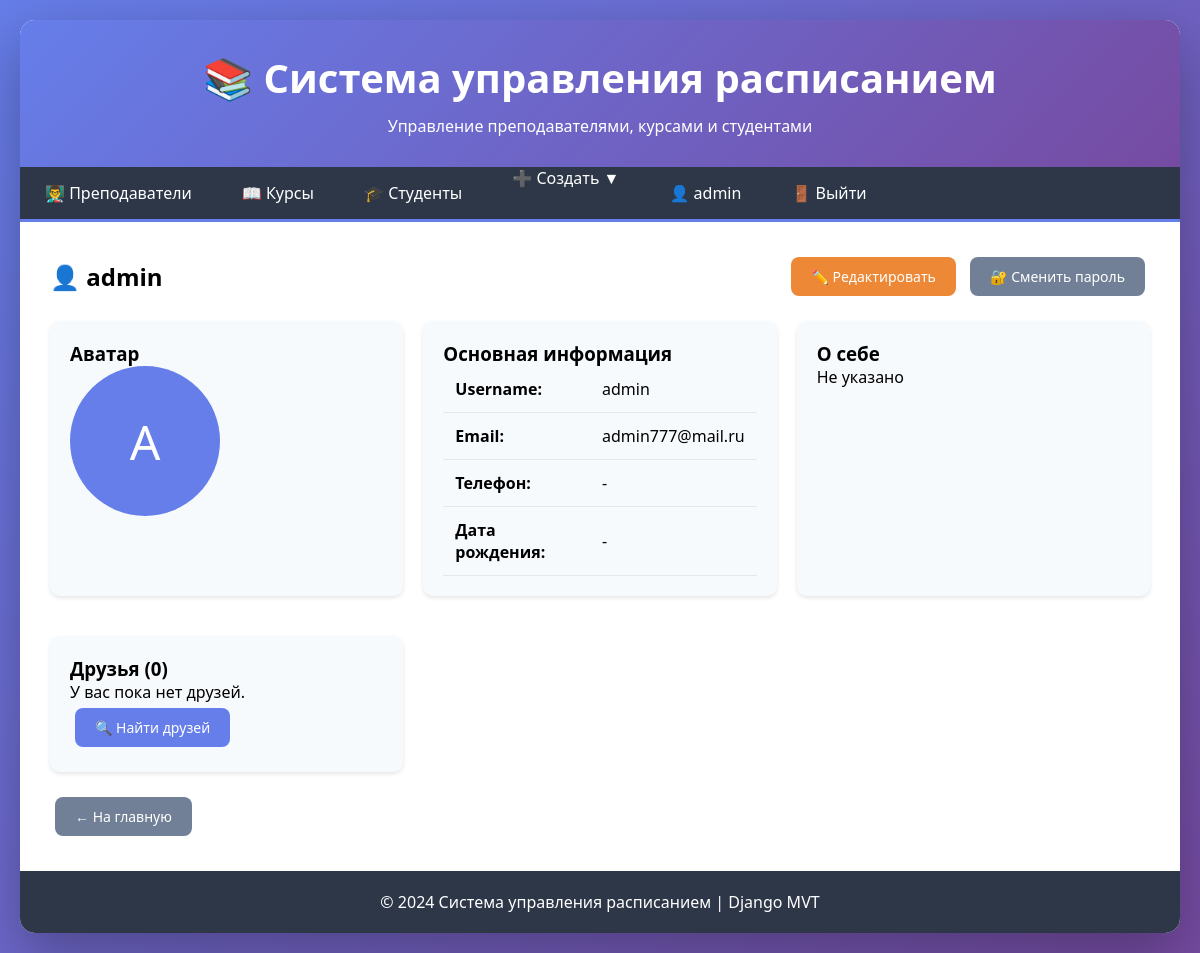
/profile/ (signed in), run on the app's committed database.
### users/models.py (models this page shows, shortened)
class User(AbstractUser):
    phone = models.CharField(max_length=20, verbose_name="Телефон", blank=True, null=True)
    avatar = models.ImageField(upload_to='avatars/', verbose_name="Аватар", blank=True, null=True)
    bio = models.TextField(verbose_name="О себе", blank=True, null=True)
    birth_date = models.DateField(verbose_name="Дата рождения", blank=True, null=True)
    friends = models.ManyToManyField('self', symmetrical=False, blank=True, verbose_name="Друзья")
    class Meta:
        verbose_name = "Пользователь"
        verbose_name_plural = "Пользователи"

### users/views.py (the view)
# urls.py: path('profile/', views.profile, name='profile'),
@login_required
def profile(request):
    return render(request, 'users/profile.html', {'user': request.user})

### users/templates/users/profile.html (shortened to what this page needs)
{% extends 'schedule/base.html' %}
{% load static %}
{% block content %}
<div style="display: flex; justify-content: space-between; align-items: center; flex-wrap: wrap;">
    <h2>👤 {{ user.username }}</h2>
    <div>
        <a href="{% url 'users:profile_edit' %}" class="btn btn-warning">✏️ Редактировать</a>
        <a href="{% url 'users:password_change' %}" class="btn btn-secondary">🔐 Сменить пароль</a>
    </div>
</div>
<div class="grid">
    <div class="card">
        <h3>Аватар</h3>
        {% if user.avatar %}
            <img src="{{ user.avatar.url }}" alt="Avatar" style="max-width: 150px; border-radius: 50%; margin-bottom: 15px;">
        {% else %}
            <div style="width: 150px; height: 150px; background: #667eea; border-radius: 50%; display: flex; align-items: center; justify-content: center; color: white; font-size: 48px; margin-bottom: 15px;">
                {{ user.username|make_list|first|upper }}
            </div>
        {% endif %}
    </div>
    <div class="card">
        <h3>Основная информация</h3>
        <table class="table">
            <tr><th>Username:</th><td>{{ user.username }}</td></tr>
            <tr><th>Email:</th><td>{{ user.email }}</td></tr>
            <tr><th>Телефон:</th><td>{{ user.phone|default:"-" }}</td></tr>
            <tr><th>Дата рождения:</th><td>{{ user.birth_date|date:"d.m.Y"|default:"-" }}</td></tr>
        </table>
    </div>
    <div class="card">
        <h3>О себе</h3>
        <p>{{ user.bio|default:"Не указано" }}</p>
    </div>
    <div class="card">
        <h3>Друзья ({{ user.friends.count }})</h3>
        {% if user.friends.all %}
            <ul style="margin-left: 20px;">
                {% for friend in user.friends.all %}
                    <li>
                        <a href="{% url 'users:user_detail' friend.id %}">{{ friend.username }}</a>
                        <a href="{% url 'users:remove_friend' friend.id %}" style="color: red; margin-left: 10px;">[удалить]</a>
                    </li>
                {% endfor %}
            </ul>
        {% else %}
            <p>У вас пока нет друзей.</p>
        {% endif %}
        <a href="{% url 'users:user_list' %}" class="btn btn-primary">🔍 Найти друзей</a>
    </div>
</div>
<a href="{% url 'schedule:teacher_index' %}" class="btn btn-secondary">← На главную</a>
{% endblock %}

### schedule/templates/schedule/base.html (shortened to what this page needs)
<!DOCTYPE html>
<html lang="ru">
<head>
</head>
<body>
    <div class="container">
        <header class="header">
            <h1>📚 Система управления расписанием</h1>
            <p>Управление преподавателями, курсами и студентами</p>
        </header>
        <nav class="nav">
            <a href="{% url 'schedule:teacher_index' %}">👨‍🏫 Преподаватели</a>
            <a href="{% url 'schedule:course_index' %}">📖 Курсы</a>
            <a href="{% url 'schedule:student_index' %}">🎓 Студенты</a>
            <div class="dropdown">
                <a href="#">➕ Создать ▼</a>
            </div>
            {% if user.is_authenticated %}
                <a href="{% url 'users:profile' %}">👤 {{ user.username }}</a>
                <a href="{% url 'users:logout' %}">🚪 Выйти</a>
            {% else %}
                <a href="{% url 'users:login' %}">🔑 Войти</a>
                <a href="{% url 'users:register' %}">📝 Регистрация</a>
            {% endif %}
        </nav>
        <main class="main">
            {% block content %}
            {% endblock %}
        </main>
        <footer class="footer">
            <p>© 2024 Система управления расписанием | Django MVT</p>
        </footer>
    </div>
</body>
</html>

### schedule/templates/schedule/base.html (style rules this page uses)
* { margin: 0; padding: 0; box-sizing: border-box; }
body { font-family: 'Segoe UI', Tahoma, Geneva, Verdana, sans-serif; background: linear-gradient(135deg, #667eea 0%, #764ba2 100%); min-height: 100vh; padding: 20px; }
.container { max-width: 1400px; margin: 0 auto; background: white; border-radius: 15px; box-shadow: 0 20px 60px rgba(0,0,0,0.3); overflow: hidden; }
.header { background: linear-gradient(135deg, #667eea 0%, #764ba2 100%); color: white; padding: 30px; text-align: center; }
.header h1 { font-size: 2.5em; margin-bottom: 10px; }
.nav { background: #2d3748; padding: 0; display: flex; flex-wrap: wrap; border-bottom: 3px solid #667eea; }
.nav a { color: white; text-decoration: none; padding: 15px 25px; transition: all 0.3s; font-weight: 500; }
.nav .dropdown { position: relative; display: inline-block; }
.main { padding: 30px; min-height: 500px; }
.footer { background: #2d3748; color: white; text-align: center; padding: 20px; }
.btn { display: inline-block; padding: 10px 20px; border: none; border-radius: 8px; cursor: pointer; text-decoration: none; font-size: 14px; transition: all 0.3s; margin: 5px; }
.btn-primary { background: #667eea; color: white; }
.btn-warning { background: #ed8936; color: white; }
.btn-secondary { background: #718096; color: white; }
.card { background: #f7fafc; border-radius: 10px; padding: 20px; margin-bottom: 20px; box-shadow: 0 2px 4px rgba(0,0,0,0.1); }
.grid { display: grid; grid-template-columns: repeat(auto-fill, minmax(350px, 1fr)); gap: 20px; margin-top: 20px; }
.table { width: 100%; border-collapse: collapse; }
.table th, .table td { padding: 12px; text-align: left; border-bottom: 1px solid #e2e8f0; }
.table th { background: #f7fafc; font-weight: 600; }

### data on the page
User: username "admin", username|make_list "A", email "admin777@mail.ru", phone "-", birth_date "-", bio "Не указано", friends.count "0"
